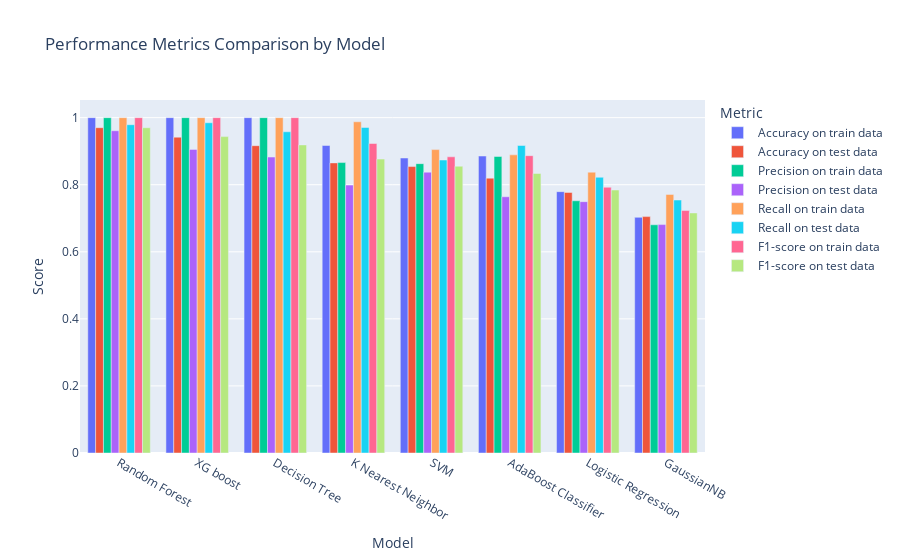

Source (notebook cell):
### Code cell
import plotly.express as px

# Melting the DataFrame to have a tidy format for visualization
df_melted = df_sorted.melt(id_vars='Model Name', value_vars=['Accuracy on train data', 'Accuracy on test data',
                                                             'Precision on train data', 'Precision on test data',
                                                             'Recall on train data', 'Recall on test data',
                                                             'F1-score on train data', 'F1-score on test data'],
                           var_name='Metric', value_name='Score')

# Creating a grouped bar chart
fig = px.bar(df_melted, x='Model Name', y='Score', color='Metric',
             barmode='group', title='Performance Metrics Comparison by Model',
             labels={'Score': 'Score', 'Model Name': 'Model', 'Metric': 'Metric'})

fig.show()

### Figure 1 — Plotly figure (JSON) as saved in the notebook; plotly's stock layout.template omitted (floating-point values rounded to 4 significant figures)
{"data": [{"alignmentgroup": "True", "hovertemplate": "Metric=Accuracy on train data<br>Model=%{x}<br>Score=%{y}<extra></extra>", "legendgroup": "Accuracy on train data", "marker": {"color": "#636efa", "pattern": {"shape": ""}}, "name": "Accuracy on train data", "offsetgroup": "Accuracy on train data", "orientation": "v", "showlegend": true, "textposition": "auto", "type": "bar", "x": ["Random Forest", "XG boost", "Decision Tree", "K Nearest Neighbor", "SVM", "AdaBoost Classifier", "Logistic Regression", "GaussianNB"], "xaxis": "x", "y": [1, 1, 1, 0.917, 0.8797, 0.8856, 0.7793, 0.7027], "yaxis": "y"}, {"alignmentgroup": "True", "hovertemplate": "Metric=Accuracy on test data<br>Model=%{x}<br>Score=%{y}<extra></extra>", "legendgroup": "Accuracy on test data", "marker": {"color": "#EF553B", "pattern": {"shape": ""}}, "name": "Accuracy on test data", "offsetgroup": "Accuracy on test data", "orientation": "v", "showlegend": true, "textposition": "auto", "type": "bar", "x": ["Random Forest", "XG boost", "Decision Tree", "K Nearest Neighbor", "SVM", "AdaBoost Classifier", "Logistic Regression", "GaussianNB"], "xaxis": "x", "y": [0.97, 0.9418, 0.9164, 0.8651, 0.8542, 0.8196, 0.7769, 0.7049], "yaxis": "y"}, {"alignmentgroup": "True", "hovertemplate": "Metric=Precision on train data<br>Model=%{x}<br>Score=%{y}<extra></extra>", "legendgroup": "Precision on train data", "marker": {"color": "#00cc96", "pattern": {"shape": ""}}, "name": "Precision on train data", "offsetgroup": "Precision on train data", "orientation": "v", "showlegend": true, "textposition": "auto", "type": "bar", "x": ["Random Forest", "XG boost", "Decision Tree", "K Nearest Neighbor", "SVM", "AdaBoost Classifier", "Logistic Regression", "GaussianNB"], "xaxis": "x", "y": [1, 1, 1, 0.8661, 0.8628, 0.8842, 0.7521, 0.6805], "yaxis": "y"}, {"alignmentgroup": "True", "hovertemplate": "Metric=Precision on test data<br>Model=%{x}<br>Score=%{y}<extra></extra>", "legendgroup": "Precision on test data", "marker": {"color": "#ab63fa", "pattern": {"shape": ""}}, "name": "Precision on test data", "offsetgroup": "Precision on test data", "orientation": "v", "showlegend": true, "textposition": "auto", "type": "bar", "x": ["Random Forest", "XG boost", "Decision Tree", "K Nearest Neighbor", "SVM", "AdaBoost Classifier", "Logistic Regression", "GaussianNB"], "xaxis": "x", "y": [0.961, 0.9054, 0.8825, 0.7988, 0.8374, 0.7641, 0.7495, 0.6811], "yaxis": "y"}, {"alignmentgroup": "True", "hovertemplate": "Metric=Recall on train data<br>Model=%{x}<br>Score=%{y}<extra></extra>", "legendgroup": "Recall on train data", "marker": {"color": "#FFA15A", "pattern": {"shape": ""}}, "name": "Recall on train data", "offsetgroup": "Recall on train data", "orientation": "v", "showlegend": true, "textposition": "auto", "type": "bar", "x": ["Random Forest", "XG boost", "Decision Tree", "K Nearest Neighbor", "SVM", "AdaBoost Classifier", "Logistic Regression", "GaussianNB"], "xaxis": "x", "y": [1, 1, 1, 0.9877, 0.9047, 0.889, 0.8374, 0.7711], "yaxis": "y"}, {"alignmentgroup": "True", "hovertemplate": "Metric=Recall on test data<br>Model=%{x}<br>Score=%{y}<extra></extra>", "legendgroup": "Recall on test data", "marker": {"color": "#19d3f3", "pattern": {"shape": ""}}, "name": "Recall on test data", "offsetgroup": "Recall on test data", "orientation": "v", "showlegend": true, "textposition": "auto", "type": "bar", "x": ["Random Forest", "XG boost", "Decision Tree", "K Nearest Neighbor", "SVM", "AdaBoost Classifier", "Logistic Regression", "GaussianNB"], "xaxis": "x", "y": [0.9789, 0.9848, 0.9579, 0.9708, 0.8737, 0.917, 0.8222, 0.7544], "yaxis": "y"}, {"alignmentgroup": "True", "hovertemplate": "Metric=F1-score on train data<br>Model=%{x}<br>Score=%{y}<extra></extra>", "legendgroup": "F1-score on train data", "marker": {"color": "#FF6692", "pattern": {"shape": ""}}, "name": "F1-score on train data", "offsetgroup": "F1-score on train data", "orientation": "v", "showlegend": true, "textposition": "auto", "type": "bar", "x": ["Random Forest", "XG boost", "Decision Tree", "K Nearest Neighbor", "SVM", "AdaBoost Classifier", "Logistic Regression", "GaussianNB"], "xaxis": "x", "y": [1, 1, 1, 0.9229, 0.8832, 0.8866, 0.7925, 0.723], "yaxis": "y"}, {"alignmentgroup": "True", "hovertemplate": "Metric=F1-score on test data<br>Model=%{x}<br>Score=%{y}<extra></extra>", "legendgroup": "F1-score on test data", "marker": {"color": "#B6E880", "pattern": {"shape": ""}}, "name": "F1-score on test data", "offsetgroup": "F1-score on test data", "orientation": "v", "showlegend": true, "textposition": "auto", "type": "bar", "x": ["Random Forest", "XG boost", "Decision Tree", "K Nearest Neighbor", "SVM", "AdaBoost Classifier", "Logistic Regression", "GaussianNB"], "xaxis": "x", "y": [0.9699, 0.9434, 0.9187, 0.8765, 0.8552, 0.8336, 0.7842, 0.7159], "yaxis": "y"}], "layout": {"barmode": "group", "legend": {"title": {"text": "Metric"}, "tracegroupgap": 0}, "title": {"text": "Performance Metrics Comparison by Model"}, "xaxis": {"anchor": "y", "domain": [0, 1], "title": {"text": "Model"}}, "yaxis": {"anchor": "x", "domain": [0, 1], "title": {"text": "Score"}}}}
